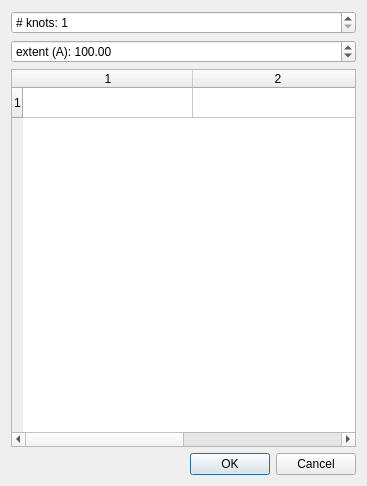
<?xml version="1.0" encoding="UTF-8"?>
<ui version="4.0">
 <class>Dialog</class>
 <widget class="QDialog" name="Dialog">
  <property name="geometry">
   <rect>
    <x>0</x>
    <y>0</y>
    <width>367</width>
    <height>486</height>
   </rect>
  </property>
  <property name="windowTitle">
   <string>Dialog</string>
  </property>
  <layout class="QGridLayout" name="gridLayout">
   <item row="0" column="0">
    <widget class="QSpinBox" name="num_knots">
     <property name="suffix">
      <string/>
     </property>
     <property name="prefix">
      <string># knots: </string>
     </property>
     <property name="minimum">
      <number>1</number>
     </property>
     <property name="maximum">
      <number>20</number>
     </property>
    </widget>
   </item>
   <item row="1" column="0">
    <widget class="QDoubleSpinBox" name="extent">
     <property name="prefix">
      <string>extent (A): </string>
     </property>
     <property name="decimals">
      <number>2</number>
     </property>
     <property name="maximum">
      <double>10000.000000000000000</double>
     </property>
     <property name="value">
      <double>100.000000000000000</double>
     </property>
    </widget>
   </item>
   <item row="2" column="0">
    <widget class="QTableWidget" name="knots">
     <property name="rowCount">
      <number>1</number>
     </property>
     <property name="columnCount">
      <number>2</number>
     </property>
     <attribute name="horizontalHeaderVisible">
      <bool>true</bool>
     </attribute>
     <attribute name="horizontalHeaderDefaultSectionSize">
      <number>170</number>
     </attribute>
     <attribute name="horizontalHeaderStretchLastSection">
      <bool>true</bool>
     </attribute>
     <attribute name="verticalHeaderVisible">
      <bool>true</bool>
     </attribute>
     <attribute name="verticalHeaderStretchLastSection">
      <bool>false</bool>
     </attribute>
     <row/>
     <column/>
     <column/>
    </widget>
   </item>
   <item row="3" column="0">
    <widget class="QDialogButtonBox" name="buttonBox">
     <property name="orientation">
      <enum>Qt::Horizontal</enum>
     </property>
     <property name="standardButtons">
      <set>QDialogButtonBox::Cancel|QDialogButtonBox::Ok</set>
     </property>
    </widget>
   </item>
  </layout>
 </widget>
 <resources/>
 <connections>
  <connection>
   <sender>buttonBox</sender>
   <signal>accepted()</signal>
   <receiver>Dialog</receiver>
   <slot>accept()</slot>
   <hints>
    <hint type="sourcelabel">
     <x>248</x>
     <y>254</y>
    </hint>
    <hint type="destinationlabel">
     <x>157</x>
     <y>274</y>
    </hint>
   </hints>
  </connection>
  <connection>
   <sender>buttonBox</sender>
   <signal>rejected()</signal>
   <receiver>Dialog</receiver>
   <slot>reject()</slot>
   <hints>
    <hint type="sourcelabel">
     <x>316</x>
     <y>260</y>
    </hint>
    <hint type="destinationlabel">
     <x>286</x>
     <y>274</y>
    </hint>
   </hints>
  </connection>
 </connections>
</ui>
